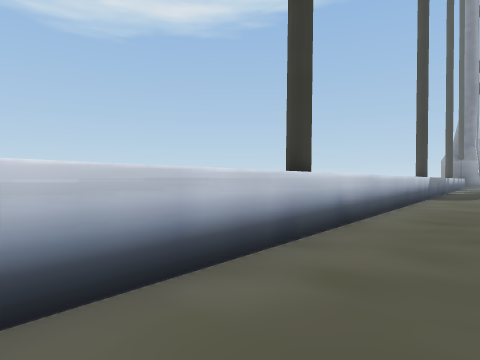
[1] (above)

20 first-person views from a walk through a 3-D level made in the Unity game engine. The camera is 1.5 m above the floor, looks level and sees 75° across. The floor is counted in squares, 2 m on a side. Each view is taken from the middle of a square. On the plan, view 1 faces up. The plan holds only what a view shows up to about 10 squares ahead; the rest is blank. The place goes on beyond the plan. The player character is not drawn.

[2]
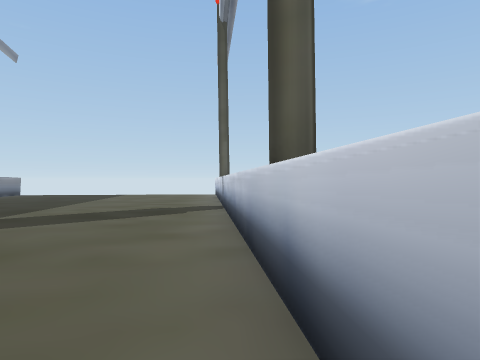

[3]
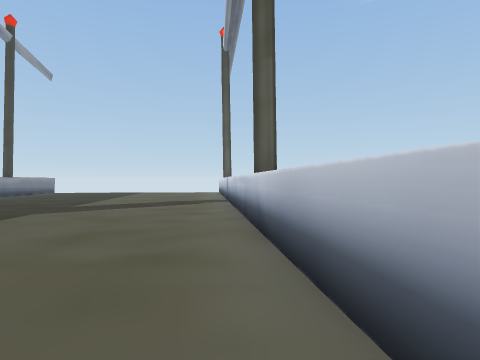

[4]
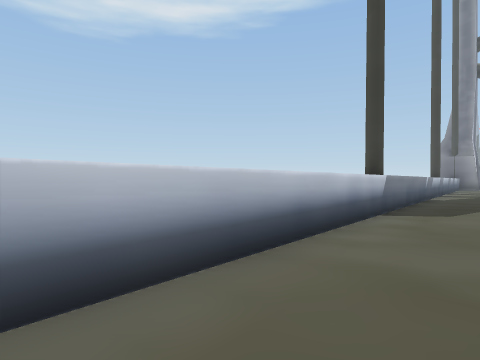

[5]
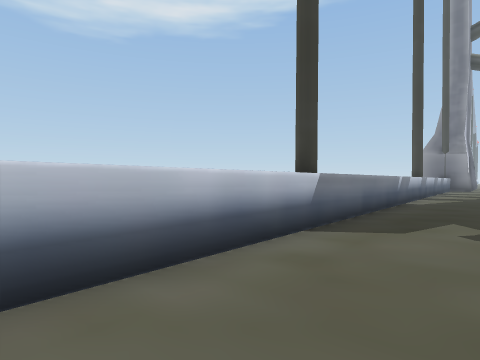

[6]
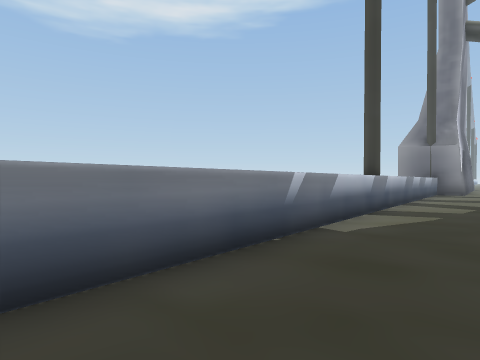

[7]
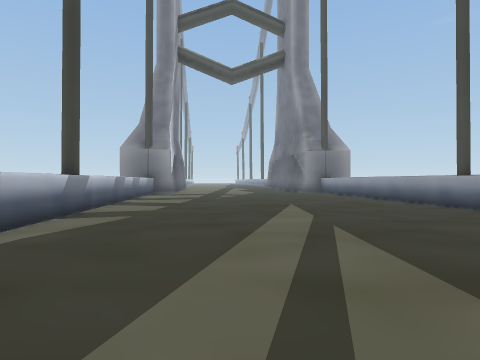

[8]
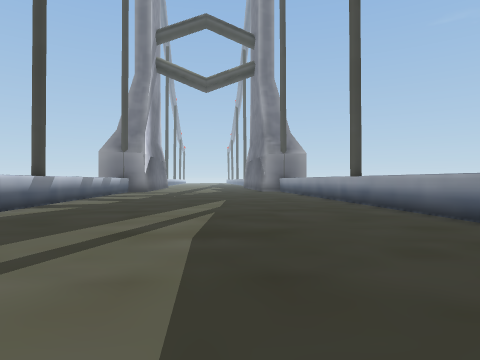

[9]
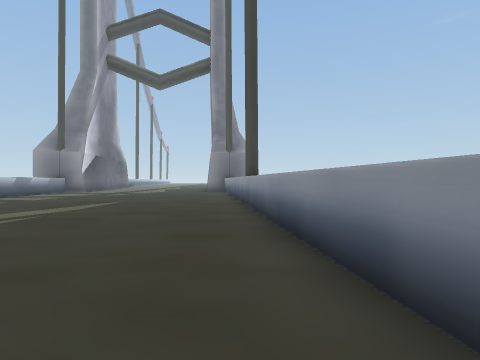

[10]
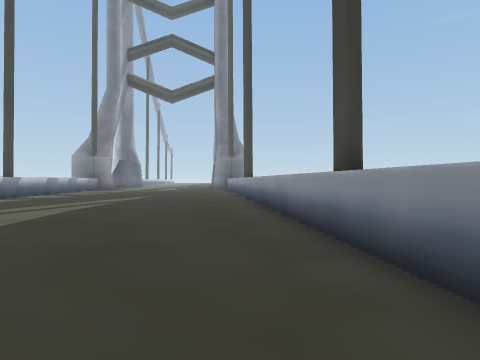

[11]
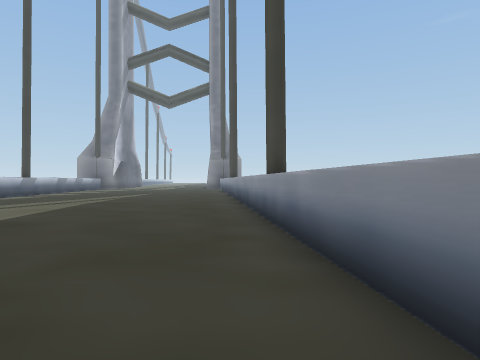

[12]
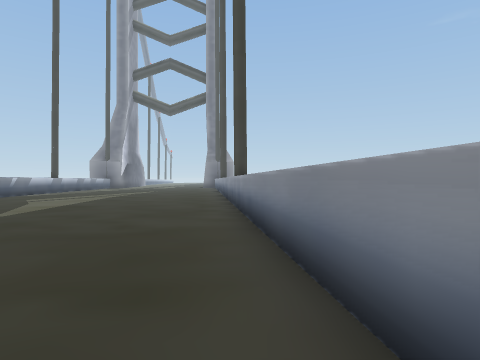

[13]
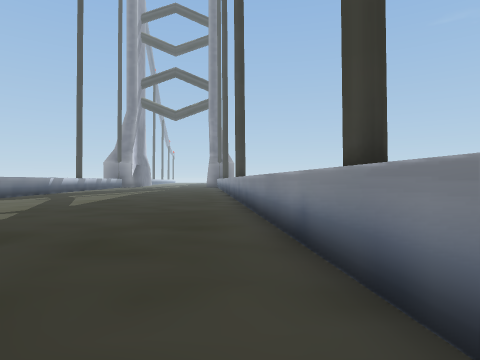

[14]
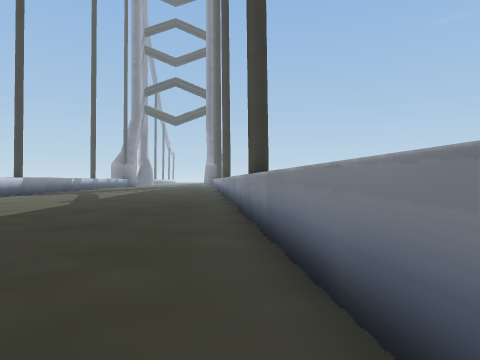

[15]
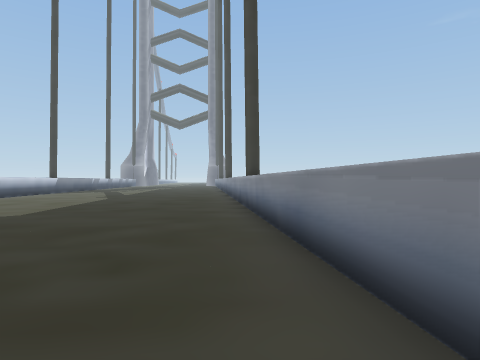

[16]
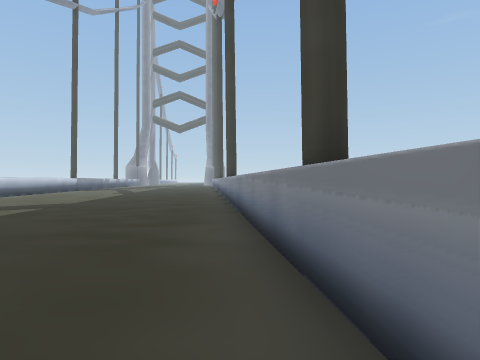

[17]
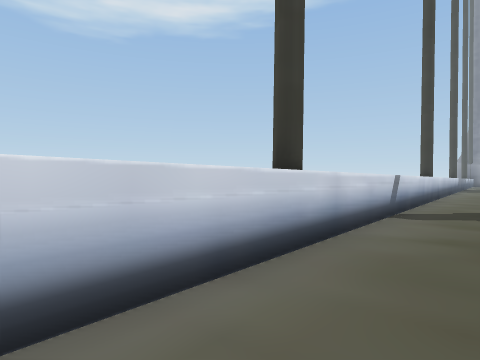

[18]
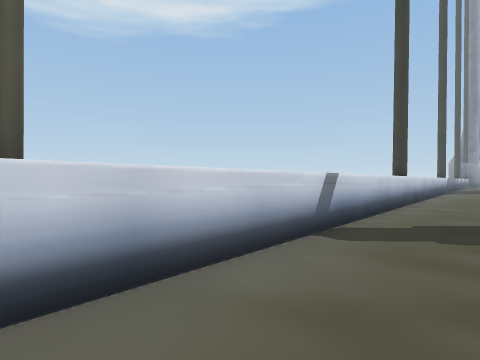

[19]
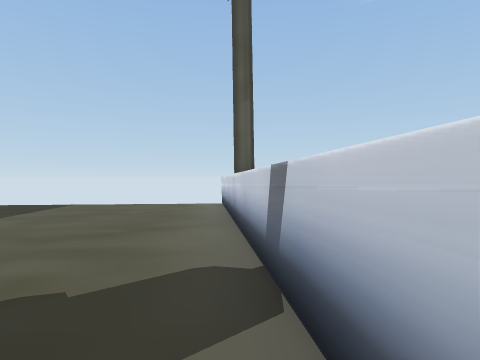

[20]
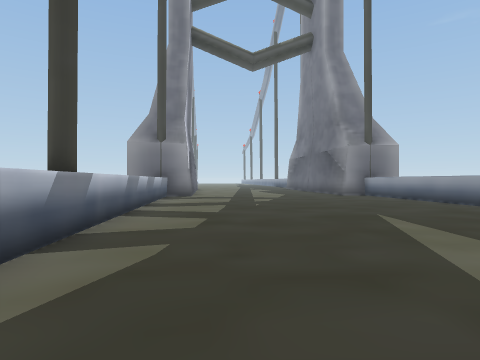

### Floor plan
Points are (right, up) in squares from view 1. A wall is a line through its corners. A room is listed if a view was taken in it or the views show most of it. See-through windows are left out.
Room 1 (views 1, 2, 3, 4, 5, 6, 7, 8, 9, 10, 11, 12, 13, 14, 15, 16, 17, 18, 19, 20)
walls: (1, -10.9) (21.5, 14.5); (17.1, 24.2) (-7.1, -5.8)

Positions as (right, up) in squares from view 1, and headings:
1: (0, 0), facing up
2: (3, 6), facing down-left
3: (5, 8), facing down-left
4: (4, 5), facing up
5: (6, 7), facing up
6: (10, 12), facing up
7: (11, 12), facing up-right
8: (11, 9), facing up-right
9: (14, 7), facing up-right
10: (11, 4), facing up-right
11: (10, 2), facing up-right
12: (8, -1), facing up-right
13: (6, -3), facing up-right
14: (4, -6), facing up-right
15: (2, -8), facing up-right
16: (0, -11), facing up-right
17: (-6, -7), facing up
18: (-4, -5), facing up
19: (-1, 1), facing down-left
20: (12, 15), facing up-right
